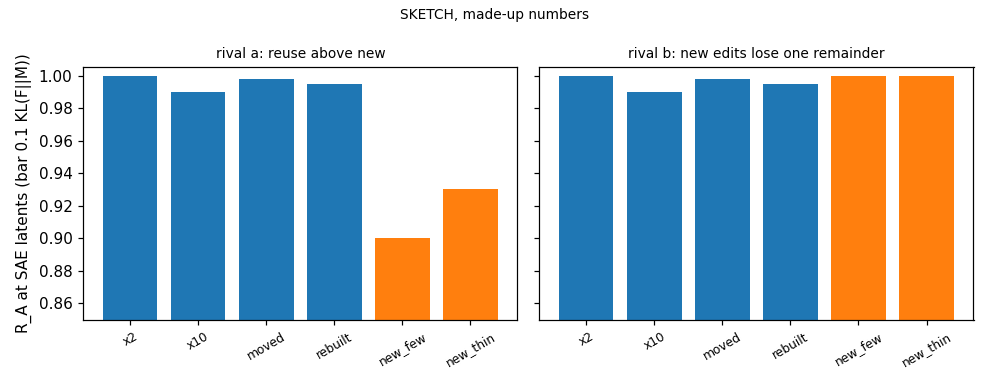

Source code (Python):
"""Sketch of P1.40 run 2's figure with made-up numbers: R_A per built item, one panel per rival."""

import matplotlib

matplotlib.use("Agg")
import matplotlib.pyplot as plt

items = ["x2", "x10", "moved", "rebuilt", "new_few", "new_thin"]
cols = ["tab:blue"] * 4 + ["tab:orange"] * 2
panels = {"rival a: reuse above new": [1.0, 0.99, 0.998, 0.995, 0.90, 0.93],
          "rival b: new edits lose one remainder": [1.0, 0.99, 0.998, 0.995, 0.9995, 0.9996]}
fig, axs = plt.subplots(1, 2, figsize=(9, 3.5), sharey=True)
for ax, (t, v) in zip(axs, panels.items(), strict=True):
    ax.bar(items, v, color=cols)
    ax.set_ylim(0.85, 1.005)
    ax.set_title(t, fontsize=9)
    ax.tick_params(axis="x", labelsize=8, rotation=30)
axs[0].set_ylabel("R_A at SAE latents (bar 0.1 KL(F||M))")
fig.suptitle("SKETCH, made-up numbers", fontsize=9)
fig.tight_layout()
fig.savefig(__file__.replace(".py", ".png"), dpi=110)
